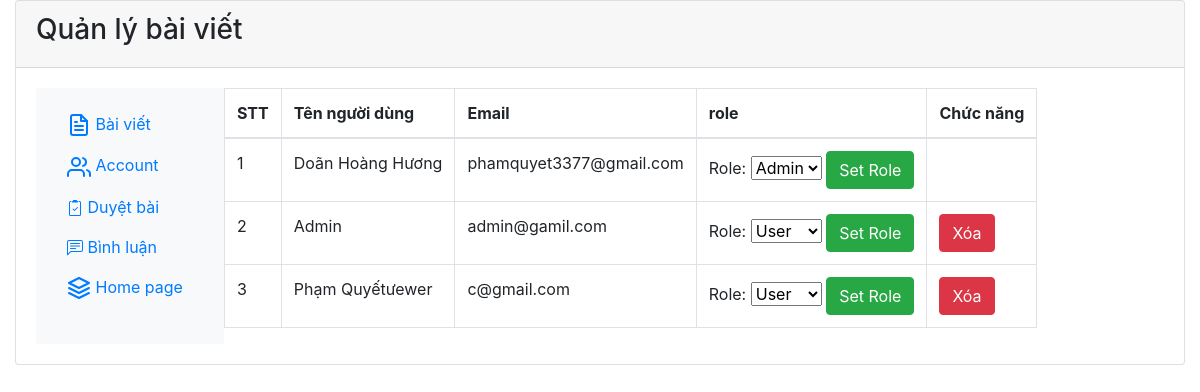
/userManagement (signed in), run on the app's committed database.
### app.py (models this page shows, shortened)
class User(UserMixin, db.Model):
    id = db.Column(db.Integer, primary_key=True)
    name = db.Column(db.String(100), nullable=False)
    email = db.Column(db.String(100), unique=True, nullable=False)
    password = db.Column(db.String(100), nullable=False)
    role = db.Column(db.Integer, default=0)

### app.py (the view)
@app.route('/userManagement')
@login_required
def user_management():
    users = User.query.all()
    return render_template('admin/userManagement.html', users=users)

### app.py (called while the page is built)
@login_manager.user_loader
def load_user(user_id):
    return User.query.get(int(user_id))

### templates/admin/userManagement.html (shortened to what this page needs)
<!DOCTYPE html>
<html lang="en">
<head>
  <link rel="stylesheet" href="https://cdn.jsdelivr.net/npm/bootstrap@4.3.1/dist/css/bootstrap.min.css"
 />
</head>
<body id="page-top">
  <div class="container-fluid h-100">
    <div class="card">
      <div class="card-header">
        <div class="row h-100">
          <div class="col-md-6">
            <h3>Quản lý bài viết</h3>
          </div>
        </div>
      </div>
      <div class="card-body d-flex">
        <nav id="sidebarMenu" class="col-md-3 col-lg-2 d-md-block bg-light sidebar collapse">
          <div class="position-sticky pt-3">
            <ul class="nav flex-column">
              <li class="nav-item">
                <a class="nav-link" href="/admin">
                  Bài viết
                </a>
              </li>
              <li class="nav-item">
                <a class="nav-link" href="/userManagement">
                  Account
                </a>
              </li>
              <li class="nav-item">
                <a class="nav-link" href="{{ url_for('pending_posts') }}">
                  Duyệt bài
                </a>
              </li>
              <li class="nav-item">
                <a class="nav-link" href="{{ url_for('admin_comments') }}">
                  Bình luận
                </a>
              </li>
              <li class="nav-item">
                <a class="nav-link" href="/">
                  Home page
                </a>
              </li>
            </ul>
          </div>
        </nav>
        <div class="d-flex flex-column ms-5 ps-5">
          <table class="table table-bordered">
            <thead>
              <tr>
                <th>STT</th>
                <th>Tên người dùng</th>
                <th>Email</th>
                <th>role</th>
                <th>Chức năng</th>
              </tr>
            </thead>
            <tbody>
              {% for user in users %}
              <tr>
                <td>{{ loop.index }}</td>
                <td>{{ user.name }}</td>
                <td>{{ user.email }}</td>
                <td>
                  <form action="{{ url_for('set_role', user_id=user.id) }}" method="post">
                    <label for="role">Role:</label>
                    <select name="role" id="role">
                      <option value="0" {% if user.role==0 %} selected {% endif %}>User</option>
                      <option value="1" {% if user.role==1 %} selected {% endif %}>Admin</option>
                    </select>
                    <button class="btn btn-success" type="submit">Set Role</button>
                  </form>
                </td>
                <td>
                  {% if user.role != 1 %}
                  <form action="{{ url_for('delete_user', user_id=user.id) }}" method="post"
                    onsubmit="return confirm('Bạn có chắc chắn muốn xóa tài khoản này không?');">
                    <button type="submit" class="btn btn-danger">Xóa</button>
                  </form>
                  {% endif %}
                </td>
              </tr>
              {% endfor %}
            </tbody>
          </table>
        </div>
      </div>
    </div>
  </div>
</body>
</html>

### data on the page
User: name "Doãn Hoàng Hương", email "phamquyet3377@gmail.com", role "Admin"
User: name "Admin", email "admin@gamil.com", role "User"
User: name "Phạm Quyếtưewer", email "c@gmail.com", role "User"
